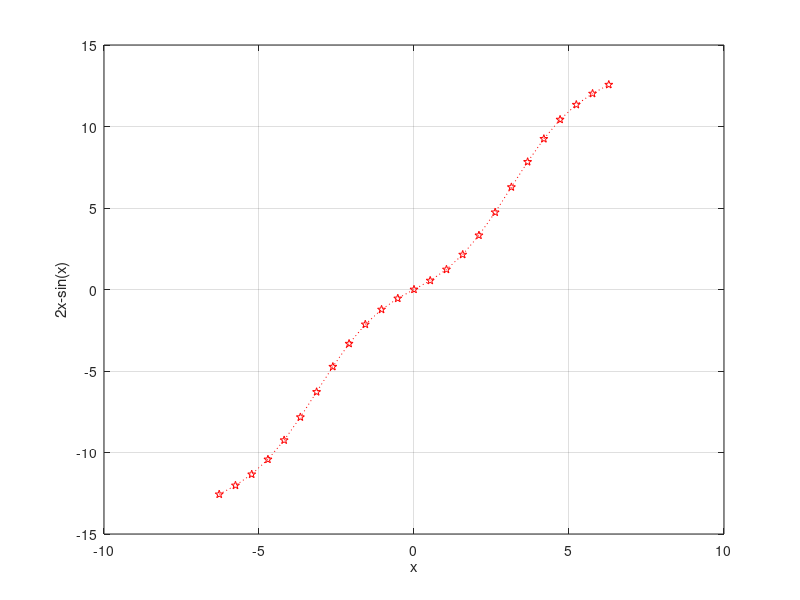

Write the MATLAB code that produced this figure.
%plot y = 2x - sin(x)
%range -2pi to 2pi in 1.6pi

x = -2*pi:1/6*pi:2*pi;
y = 2*x - sin(x);

plot (x,y, ':pr');

xlabel('x');
ylabel('2x-sin(x)');
grid on;